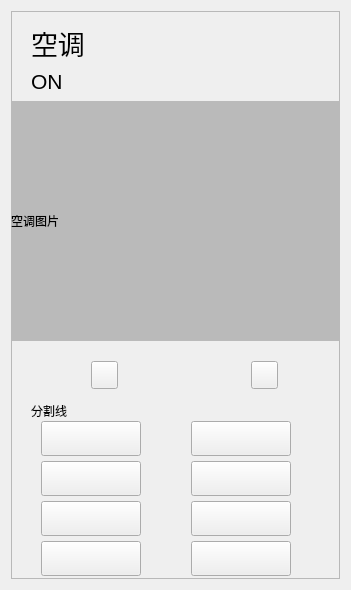
<?xml version="1.0" encoding="UTF-8"?>
<ui version="4.0">
 <class>DeviceAC</class>
 <widget class="QWidget" name="DeviceAC">
  <property name="geometry">
   <rect>
    <x>0</x>
    <y>0</y>
    <width>351</width>
    <height>590</height>
   </rect>
  </property>
  <property name="windowTitle">
   <string>Form</string>
  </property>
  <layout class="QGridLayout" name="gridLayout">
   <item row="0" column="0">
    <widget class="QFrame" name="frame_background">
     <property name="styleSheet">
      <string notr="true"/>
     </property>
     <property name="frameShape">
      <enum>QFrame::StyledPanel</enum>
     </property>
     <property name="frameShadow">
      <enum>QFrame::Raised</enum>
     </property>
     <widget class="QPushButton" name="btn_xiao">
      <property name="geometry">
       <rect>
        <x>180</x>
        <y>410</y>
        <width>100</width>
        <height>35</height>
       </rect>
      </property>
      <property name="text">
       <string/>
      </property>
     </widget>
     <widget class="QPushButton" name="btn_speed">
      <property name="geometry">
       <rect>
        <x>240</x>
        <y>350</y>
        <width>27</width>
        <height>28</height>
       </rect>
      </property>
      <property name="text">
       <string/>
      </property>
     </widget>
     <widget class="QPushButton" name="btn_high">
      <property name="geometry">
       <rect>
        <x>180</x>
        <y>530</y>
        <width>100</width>
        <height>35</height>
       </rect>
      </property>
      <property name="text">
       <string/>
      </property>
     </widget>
     <widget class="QPushButton" name="btn_auto">
      <property name="geometry">
       <rect>
        <x>30</x>
        <y>410</y>
        <width>100</width>
        <height>35</height>
       </rect>
      </property>
      <property name="text">
       <string/>
      </property>
     </widget>
     <widget class="QPushButton" name="btn_mid">
      <property name="geometry">
       <rect>
        <x>180</x>
        <y>490</y>
        <width>100</width>
        <height>35</height>
       </rect>
      </property>
      <property name="text">
       <string/>
      </property>
     </widget>
     <widget class="QLabel" name="label_ac">
      <property name="geometry">
       <rect>
        <x>0</x>
        <y>90</y>
        <width>343</width>
        <height>240</height>
       </rect>
      </property>
      <property name="styleSheet">
       <string notr="true">background-color: rgb(186, 186, 186);</string>
      </property>
      <property name="text">
       <string>空调图片</string>
      </property>
     </widget>
     <widget class="QPushButton" name="btn_dry">
      <property name="geometry">
       <rect>
        <x>30</x>
        <y>490</y>
        <width>100</width>
        <height>35</height>
       </rect>
      </property>
      <property name="text">
       <string/>
      </property>
     </widget>
     <widget class="QPushButton" name="btn_low">
      <property name="geometry">
       <rect>
        <x>180</x>
        <y>450</y>
        <width>100</width>
        <height>35</height>
       </rect>
      </property>
      <property name="text">
       <string/>
      </property>
     </widget>
     <widget class="QPushButton" name="btn_cold">
      <property name="geometry">
       <rect>
        <x>30</x>
        <y>450</y>
        <width>100</width>
        <height>35</height>
       </rect>
      </property>
      <property name="text">
       <string/>
      </property>
     </widget>
     <widget class="QPushButton" name="btn_mode">
      <property name="geometry">
       <rect>
        <x>80</x>
        <y>350</y>
        <width>27</width>
        <height>28</height>
       </rect>
      </property>
      <property name="text">
       <string/>
      </property>
     </widget>
     <widget class="QPushButton" name="btn_wind">
      <property name="geometry">
       <rect>
        <x>30</x>
        <y>530</y>
        <width>100</width>
        <height>35</height>
       </rect>
      </property>
      <property name="text">
       <string/>
      </property>
     </widget>
     <widget class="QLabel" name="label_text_ac">
      <property name="geometry">
       <rect>
        <x>20</x>
        <y>16</y>
        <width>81</width>
        <height>31</height>
       </rect>
      </property>
      <property name="font">
       <font>
        <pointsize>20</pointsize>
        <bold>false</bold>
       </font>
      </property>
      <property name="text">
       <string>空调</string>
      </property>
     </widget>
     <widget class="QLabel" name="label_onoff">
      <property name="geometry">
       <rect>
        <x>20</x>
        <y>60</y>
        <width>72</width>
        <height>21</height>
       </rect>
      </property>
      <property name="font">
       <font>
        <pointsize>16</pointsize>
        <bold>false</bold>
       </font>
      </property>
      <property name="text">
       <string>ON</string>
      </property>
     </widget>
     <widget class="QLabel" name="label_fenge">
      <property name="geometry">
       <rect>
        <x>20</x>
        <y>390</y>
        <width>301</width>
        <height>20</height>
       </rect>
      </property>
      <property name="text">
       <string>分割线</string>
      </property>
     </widget>
    </widget>
   </item>
  </layout>
 </widget>
 <resources/>
 <connections/>
</ui>
